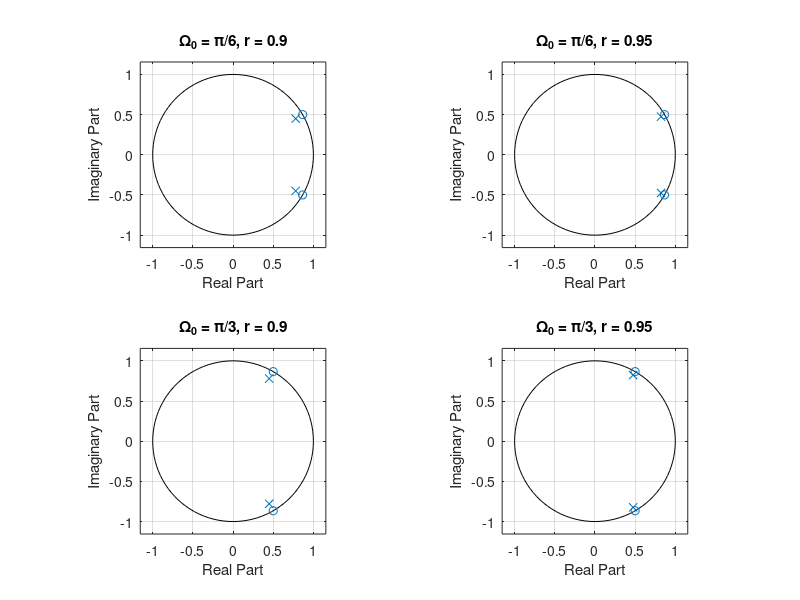

Recreate this plot in MATLAB. (Note: this script raises an error after producing the figure.)
r1 = 0.9;   r2 = 0.95;
s1 = pi / 6;    s2 = pi / 3;

subplot(2,2,1);
num = [1, -2 * cos(s1), 1];   den = [1, -2 * r1 * cos(s1), r1 * r1];
zeros = roots(num);
poles = roots(den);
zplane(zeros, poles);   zplane(num, den);
title("Ω_0 = π/6, r = 0.9");
xlabel("Real Part");    ylabel("Imaginary Part");

subplot(2,2,2);
num = [1, -2 * cos(s1), 1];   den = [1, -2 * r2 * cos(s1), r2 * r2];
zeros = roots(num);
poles = roots(den);
zplane(zeros, poles);   zplane(num, den);
title("Ω_0 = π/6, r = 0.95");
xlabel("Real Part");    ylabel("Imaginary Part");

subplot(2,2,3);
num = [1, -2 * cos(s2), 1];   den = [1, -2 * r1 * cos(s2), r1 * r1];
zeros = roots(num);
poles = roots(den);
zplane(zeros, poles);   zplane(num, den);
title("Ω_0 = π/3, r = 0.9");
xlabel("Real Part");    ylabel("Imaginary Part");

subplot(2,2,4);
num = [1, -2 * cos(s2), 1];   den = [1, -2 * r2 * cos(s2), r2 * r2];
zeros = roots(num);
poles = roots(den);
zplane(zeros, poles);   zplane(num, den);
title("Ω_0 = π/3, r = 0.95");
xlabel("Real Part");    ylabel("Imaginary Part");

sgtitle("Notch Filter");
